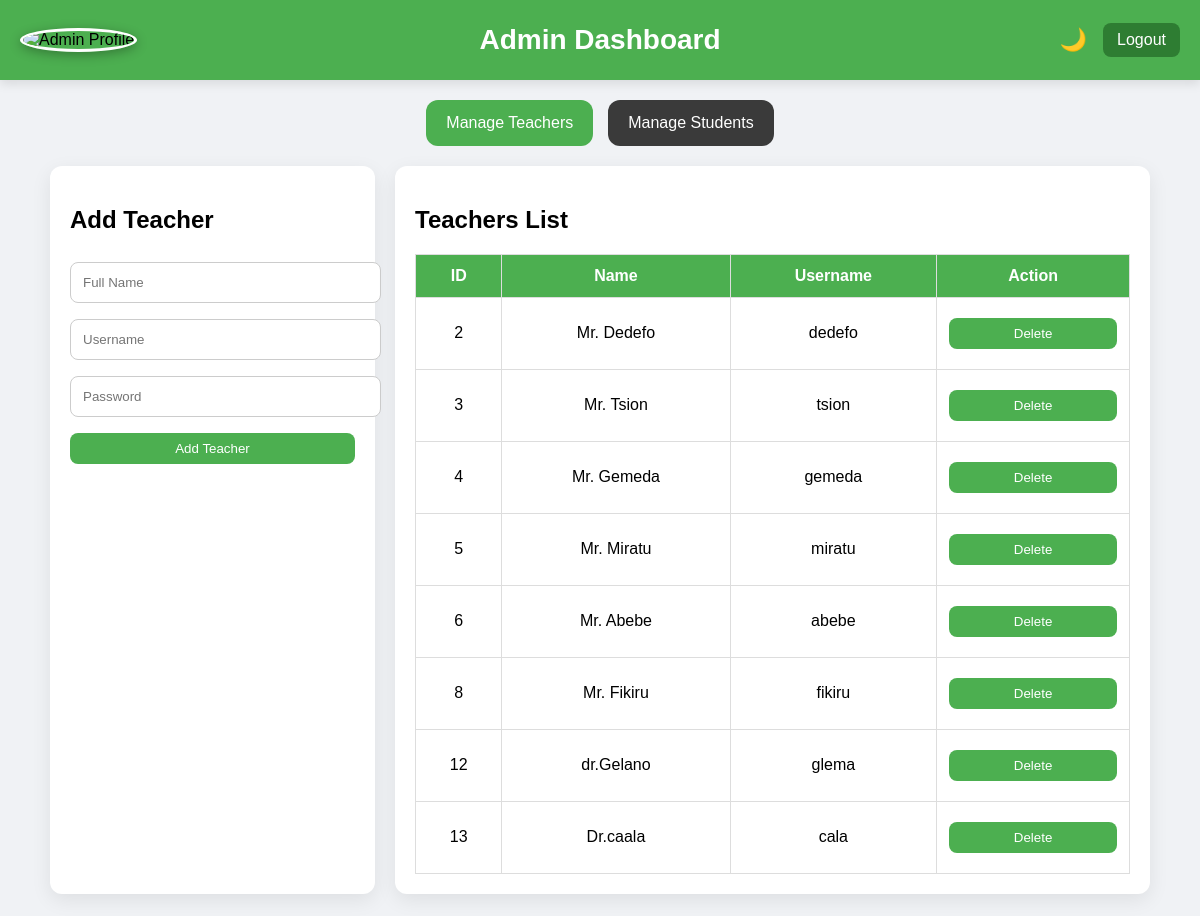
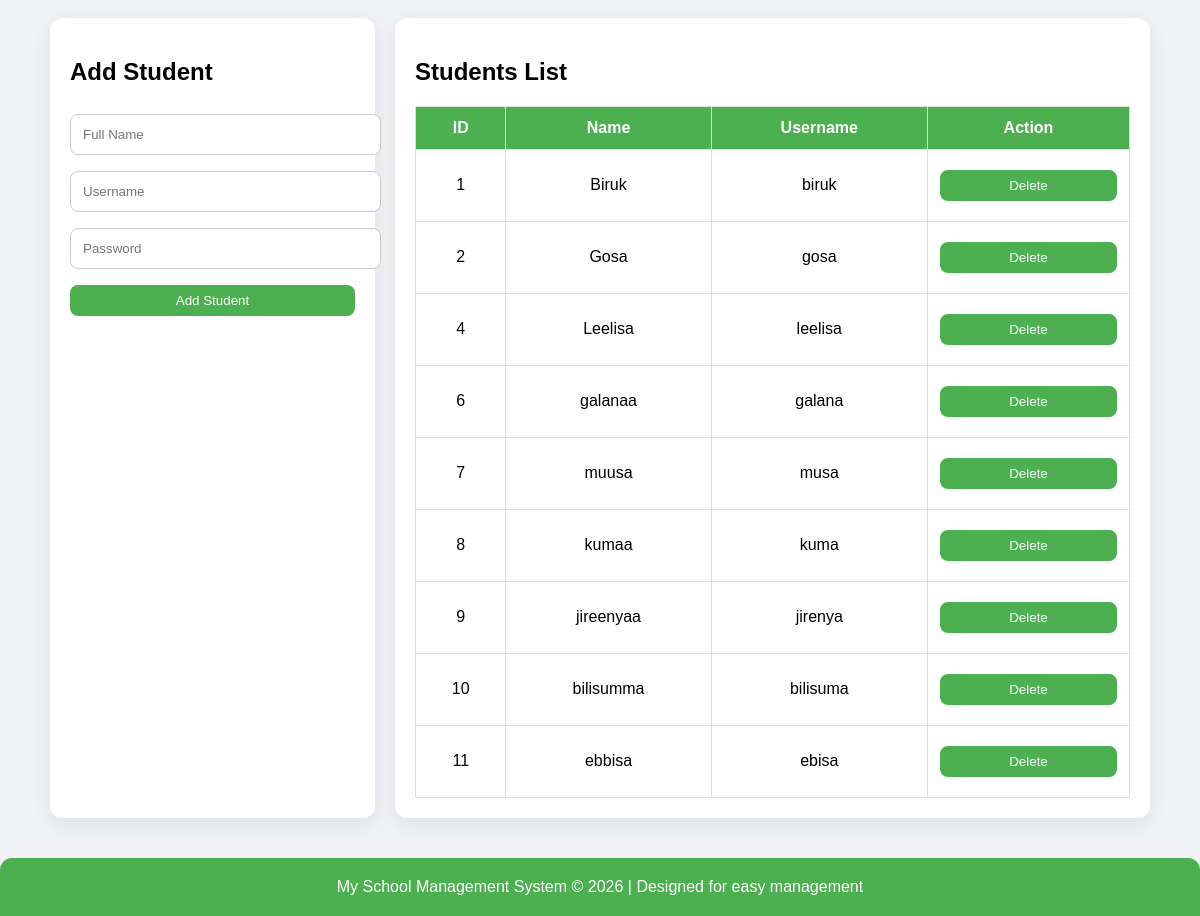
Screenshot of /admin.php (signed in) with the database file from the repository (2 pictures, top to bottom).
### tables this page shows
CREATE TABLE `teacher` (
  `id` int(11) NOT NULL,
  `name` varchar(100) NOT NULL,
  `username` varchar(50) NOT NULL,
  `password` varchar(255) NOT NULL,
  `role` enum('admin','teacher') NOT NULL DEFAULT 'teacher',
  `profile_pic` varchar(255) DEFAULT NULL
);

CREATE TABLE `student` (
  `id` int(11) NOT NULL,
  `name` varchar(100) NOT NULL,
  `username` varchar(50) NOT NULL,
  `password` varchar(50) NOT NULL
);

### admin.php (the view, shortened to what this page needs)
<?php
include("../includes/config.php");
?>
<!DOCTYPE html>
<html>
<head>
</head>
<body>
<div class="nav">
    <div class="profile">
        <img src="../uploads/default_admin.png" alt="Admin Profile">
    </div>
    <h1>Admin Dashboard</h1>
    <div class="actions">
        <button onclick="toggleTheme()">🌙</button>
        <a href="../logout.php">Logout</a>
    </div>
</div>
<div class="tabs">
    <button class="tabBtn active" onclick="openTab('teachers')">Manage Teachers</button>
    <button class="tabBtn" onclick="openTab('students')">Manage Students</button>
</div>
<div id="teachers" class="section" style="display:flex;">
    <div class="card-form">
        <h2>Add Teacher</h2>
        <form method="POST">
            <input type="text" name="name" placeholder="Full Name" required>
            <input type="text" name="username" placeholder="Username" required>
            <input type="password" name="password" placeholder="Password" required>
            <input type="submit" name="add_teacher" value="Add Teacher">
        </form>
    </div>
    <div class="card-table">
        <h2>Teachers List</h2>
        <table>
            <tr><th>ID</th><th>Name</th><th>Username</th><th>Action</th></tr>
            <?php
            $teachers = mysqli_query($conn,"SELECT * FROM teacher WHERE role='teacher'");
            while($t=mysqli_fetch_assoc($teachers)){
            echo "<tr>
            <td>{$t['id']}</td>
            <td>{$t['name']}</td>
            <td>{$t['username']}</td>
            <td>
            <form method='POST'>
            <input type='hidden' name='teacher_id' value='{$t['id']}'>
            <input type='submit' name='delete_teacher' value='Delete'>
            </form>
            </td>
            </tr>";
            }
            ?>
        </table>
    </div>
</div>
<div id="students" class="section">
    <div class="card-form">
        <h2>Add Student</h2>
        <form method="POST">
            <input type="text" name="name" placeholder="Full Name" required>
            <input type="text" name="username" placeholder="Username" required>
            <input type="password" name="password" placeholder="Password" required>
            <input type="submit" name="add_student" value="Add Student">
        </form>
    </div>
    <div class="card-table">
        <h2>Students List</h2>
        <table>
            <tr><th>ID</th><th>Name</th><th>Username</th><th>Action</th></tr>
            <?php
            $students = mysqli_query($conn,"SELECT * FROM student");
            while($s=mysqli_fetch_assoc($students)){
            echo "<tr>
            <td>{$s['id']}</td>
            <td>{$s['name']}</td>
            <td>{$s['username']}</td>
            <td>
            <form method='POST'>
            <input type='hidden' name='student_id' value='{$s['id']}'>
            <input type='submit' name='delete_student' value='Delete'>
            </form>
            </td>
            </tr>";
            }
            ?>
        </table>
    </div>
</div>
<div class="footer">
My School Management System © <?php echo date("Y"); ?> | Designed for easy management
</div>
</body>
</html>

### admin.php (style rules this page uses)
body { font-family: Arial, sans-serif; margin:0; padding:0; background: #f0f2f5; transition:0.3s; }
.nav { background: #4CAF50; height: 80px; display: flex; align-items: center; justify-content: center; position: relative; box-shadow: 0 4px 10px rgba(0,0,0,0.1); }
.nav h1 { color: white; font-size:28px; margin:0; text-align:center; }
.nav .profile { position: absolute; left: 20px; top: 50%; transform: translateY(-50%); }
.nav .profile img { width:60px; height:60px; border-radius:50%; border:3px solid #fff; object-fit: cover; box-shadow: 0 3px 12px rgba(0,0,0,0.3); transition:0.3s; }
.nav .actions { position: absolute; right: 20px; top: 50%; transform: translateY(-50%); display: flex; gap:10px; }
.nav .actions button { background: transparent; border: none; font-size:22px; cursor:pointer; color:white; }
.nav .actions a { text-decoration:none; color:white; background:#2e7d32; padding:8px 14px; border-radius:8px; }
.tabs { display:flex; justify-content:center; gap:15px; margin:20px 0; }
.tabs button { padding:14px 20px; font-size:16px; background:#3a3a3a; color:white; border:none; border-radius:12px; cursor:pointer; transition:0.3s; }
.tabs button.active { background:#4CAF50; }
.section { display:none; max-width:1100px; margin:0 auto 40px auto; display:flex; gap:20px; flex-wrap:wrap; }
.card-form, .card-table { background:white; border-radius:12px; box-shadow:0 6px 20px rgba(0,0,0,0.08); padding:20px; }
.card-form { flex:1 1 280px; }
.card-table { flex:3 1 700px; overflow-x:auto; }
.card-table table { width:100%; border-collapse: collapse; }
.card-table th, .card-table td { padding:12px; border:1px solid #ddd; text-align:center; }
.card-table th { background:#4CAF50; color:white; }
input, select { width:100%; padding:12px; margin:8px 0; border-radius:8px; border:1px solid #ccc; }
input[type=submit], td button { background:#4CAF50; color:white; border:none; border-radius:8px; padding:8px 16px; cursor:pointer; transition:0.3s; }
.footer { background:#4CAF50; color:white; text-align:center; padding:20px 10px; font-size:16px; border-radius:12px 12px 0 0; }

### rows the page displays
teacher: id "2", name "Mr. Dedefo", username "dedefo"
teacher: id "3", name "Mr. Tsion", username "tsion"
teacher: id "4", name "Mr. Gemeda", username "gemeda"
teacher: id "5", name "Mr. Miratu", username "miratu"
teacher: id "6", name "Mr. Abebe", username "abebe"
teacher: id "8", name "Mr. Fikiru", username "fikiru"
teacher: id "12", name "dr.Gelano", username "glema"
teacher: id "13", name "Dr.caala", username "cala"
student: id "1", name "Biruk", username "biruk"
student: id "2", name "Gosa", username "gosa"
student: id "4", name "Leelisa", username "leelisa"
student: id "6", name "galanaa", username "galana"
student: id "7", name "muusa", username "musa"
student: id "8", name "kumaa", username "kuma"
student: id "9", name "jireenyaa", username "jirenya"
student: id "10", name "bilisumma", username "bilisuma"
student: id "11", name "ebbisa", username "ebisa"
